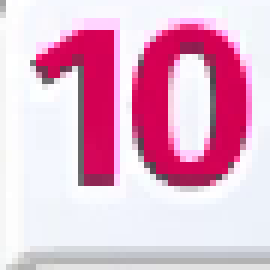
#> input picture templates/10.png, 45 x 45 px (shown 6 times larger); its folder holds only this picture in this run
$ python board_reader_lib_WORKING.py
#> lines starting #> are read from the running program, lines starting #| are printed output that depends on the picture; after the words box and inside, x2 and y2 are one past the last pixel; in counts of white or black regions, pixels touching at a corner belong together
import cv2
import glob
import os

STEP = 50
RANK_W, RANK_H = 45, 45
SUIT_X_OFF, SUIT_Y_OFF = 5, 42
SUIT_W, SUIT_H = 35, 22
PAD = 15

TABLEAU_BOXES = [
    (0, 10, 507, 471),
    (1, 111, 507, 423),
    (2, 212, 507, 519),
    (3, 313, 507, 135),
    (4, 414, 507, 327),
    (5, 512, 507, 0),
    (6, 611, 507, 0),
]

FREE_CELL_X = [10, 110, 210, 310]
FOUNDATION_X = [472]
SLOT_Y = 303
SLOT_W, SLOT_H = 95, 90

def load_templates(folder):
#> called with folder = 'templates'
    t = {}
    for path in glob.glob(f"{folder}/*.png"):
        name = os.path.splitext(os.path.basename(path))[0]
        gray = cv2.imread(path, cv2.IMREAD_GRAYSCALE)
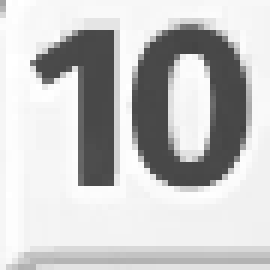
#> gray: shape (45, 45) (shown 6 times larger); min 67, max 255, mean 197.9
        _, binary = cv2.threshold(gray, 0, 255, cv2.THRESH_BINARY_INV + cv2.THRESH_OTSU)
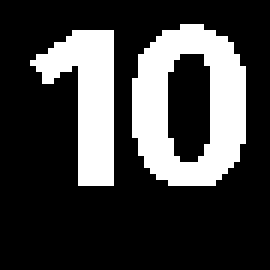
#> binary: shape (45, 45) (shown 6 times larger); 25.3% white; 2 white regions, box (x1, y1, x2, y2) and area: (22, 4, 41, 31) 318, (5, 5, 19, 31) 194
        t[name] = binary
    return t

TEMPLATES = load_templates("templates")
#> TEMPLATES = 1 item
TEMPLATES_LAST = load_templates("templates_last")

# [70 lines left out: functions classify_suit_color, match_rank, read_board, not called in this run]

$ run again, on templates/8.png
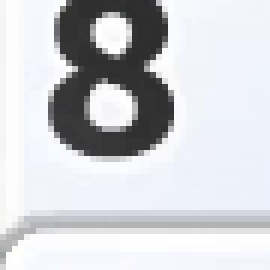
#> input picture templates/8.png, 45 x 45 px (shown 6 times larger)
#> in load_templates, `_, binary = cv2.threshold(gray, 0, 255, cv2.THRESH_BINARY_INV + cv2.TH..`:
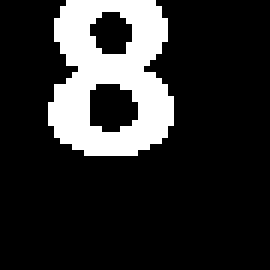
#> binary: shape (45, 45) (shown 6 times larger); 17.7% white; 1 white region, box (x1, y1, x2, y2) and area: (8, 0, 29, 26) 359
#> TEMPLATES = 1 item

$ run again, on templates/9.png
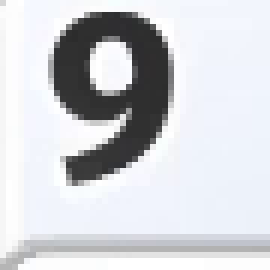
#> input picture templates/9.png, 45 x 45 px (shown 6 times larger)
#> in load_templates, `_, binary = cv2.threshold(gray, 0, 255, cv2.THRESH_BINARY_INV + cv2.TH..`:
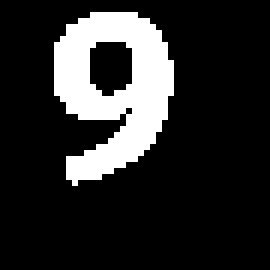
#> binary: shape (45, 45) (shown 6 times larger); 16.8% white; 1 white region, box (x1, y1, x2, y2) and area: (9, 2, 29, 31) 340
#> TEMPLATES = 1 item
